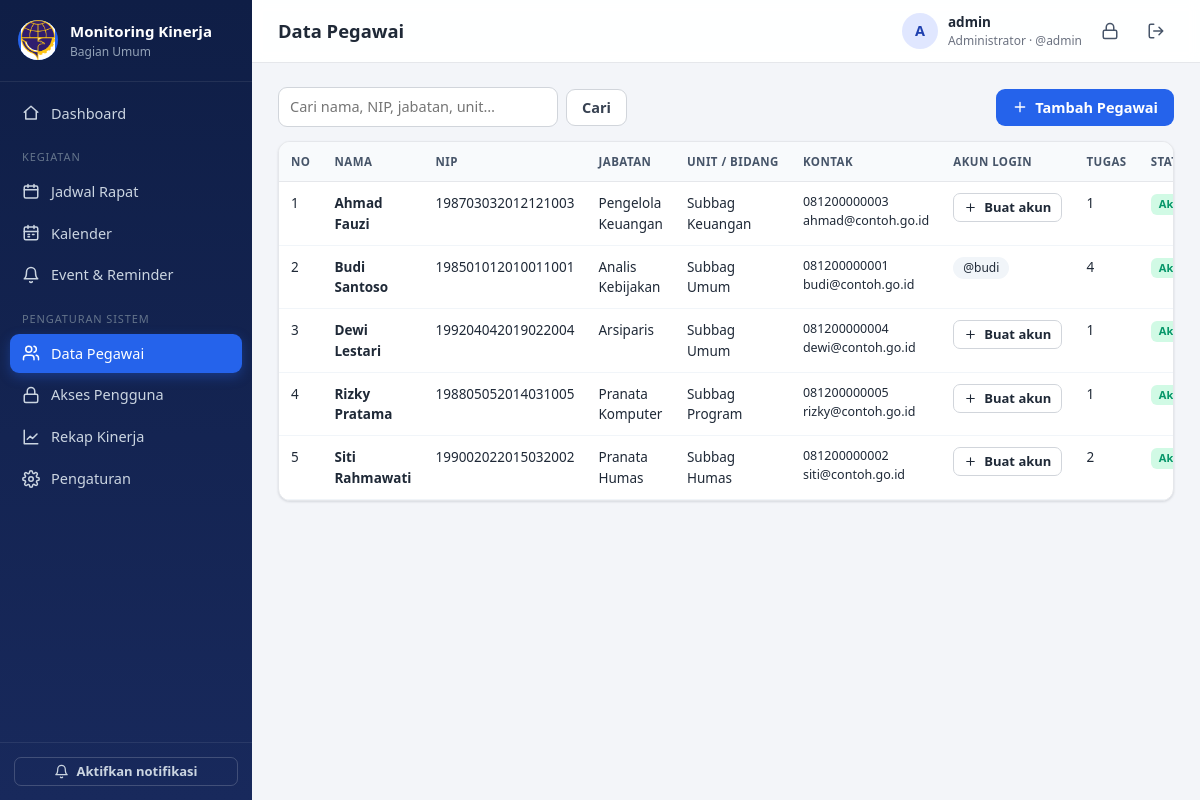
Before: /pegawai (signed in) with the older database file.
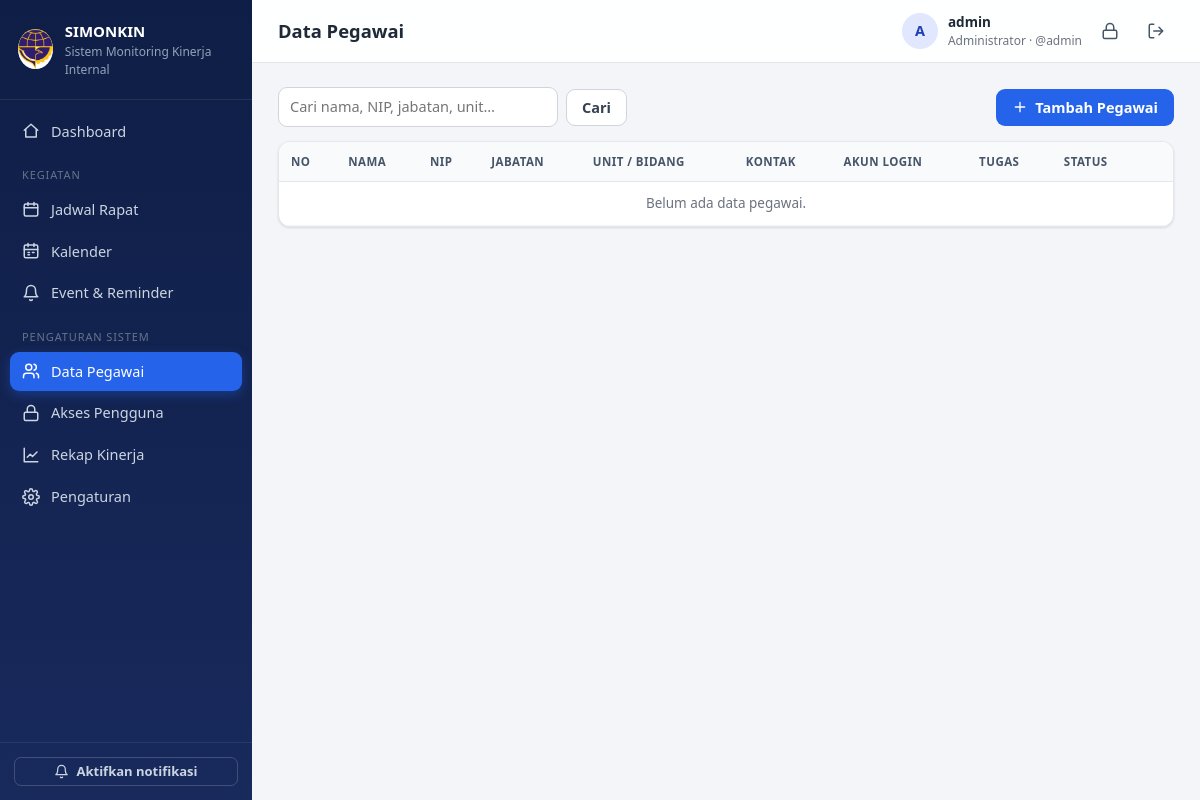
After: the same page with the newer database file.
### tables this page shows
CREATE TABLE settings (key TEXT PRIMARY KEY, value TEXT);

CREATE TABLE pegawai (
    id INTEGER PRIMARY KEY AUTOINCREMENT,
    nip TEXT, nama TEXT NOT NULL, jabatan TEXT, unit TEXT,
    no_hp TEXT, email TEXT,
    aktif INTEGER NOT NULL DEFAULT 1,
    created_at TEXT
);

CREATE TABLE users (
    id INTEGER PRIMARY KEY AUTOINCREMENT,
    username TEXT UNIQUE NOT NULL,
    password_hash TEXT NOT NULL,
    role TEXT NOT NULL CHECK (role IN ('admin','user')),
    pegawai_id INTEGER REFERENCES pegawai(id) ON DELETE SET NULL,
    aktif INTEGER NOT NULL DEFAULT 1,
    last_login TEXT, created_at TEXT
);

### app.py (the view)
@app.route("/pegawai")
@admin_required
def pegawai_list():
    q = request.args.get("q", "").strip()
    where, args = "1=1", []
    if q:
        where = "(p.nama LIKE ? OR p.nip LIKE ? OR p.jabatan LIKE ? OR p.unit LIKE ?)"
        args = [f"%{q}%"] * 4
    rows = query(f"""SELECT p.*, u.username, u.id AS user_id,
                     (SELECT COUNT(*) FROM disposisi d WHERE d.pegawai_id=p.id) AS jml_tugas
                     FROM pegawai p LEFT JOIN users u ON u.pegawai_id=p.id
                     WHERE {where} ORDER BY p.aktif DESC, p.nama""", args)
    return render_template("pegawai_list.html", rows=rows, q=q)

### app.py (called while the page is built)
def get_db():
    if "db" not in g:
        g.db = sqlite3.connect(DB_PATH)
        g.db.row_factory = sqlite3.Row
        g.db.execute("PRAGMA foreign_keys = ON")
    return g.db

def query(sql, args=(), one=False):
    cur = get_db().execute(sql, args)
    rows = cur.fetchall()
    cur.close()
    return (rows[0] if rows else None) if one else rows

def now_str():
    return datetime.now().strftime(FMT)

def csrf_token():
    if "_csrf" not in session:
        session["_csrf"] = secrets.token_hex(16)
    return session["_csrf"]

def is_admin():
    return bool(g.user and g.user["role"] == "admin")

def admin_required(f):
    @wraps(f)
    def wrapper(*a, **kw):
        if not g.user:
            return redirect(url_for("login", next=request.full_path))
        if g.user["role"] != "admin":
            abort(403)
        return f(*a, **kw)
    return wrapper

def icon(name, size=18):
    return Markup(
        f'<svg class="ic" width="{size}" height="{size}" viewBox="0 0 24 24" fill="none" stroke="currentColor" '
        f'stroke-width="2" stroke-linecap="round" stroke-linejoin="round" aria-hidden="true">{ICONS.get(name, "")}</svg>')

### monitoring-kinerja/templates/pegawai_list.html (shortened to what this page needs)
{% extends 'base.html' %}
{% from '_macros.html' import delete_btn %}
{% block heading %}Data Pegawai{% endblock %}
{% block content %}
<div class="toolbar">
  <form class="filters" method="get">
    <input type="search" name="q" value="{{ q }}" placeholder="Cari nama, NIP, jabatan, unit…">
    <button class="btn btn-light">Cari</button>
  </form>
  <a href="{{ url_for('pegawai_baru') }}" class="btn btn-primary">{{ icon('plus',16) }} Tambah Pegawai</a>
</div>
<div class="card p0"><div class="table-wrap">
<table class="table">
  <thead><tr><th>No</th><th>Nama</th><th>NIP</th><th>Jabatan</th><th>Unit / Bidang</th><th>Kontak</th><th>Akun Login</th><th>Tugas</th><th>Status</th><th></th></tr></thead>
  <tbody>
  {% for p in rows %}
  <tr class="{{ 'row-past' if not p.aktif }}">
    <td>{{ loop.index }}</td>
    <td class="strong">{{ p.nama }}</td>
    <td class="nowrap">{{ p.nip or '-' }}</td>
    <td>{{ p.jabatan or '-' }}</td>
    <td>{{ p.unit or '-' }}</td>
    <td class="small">{{ p.no_hp or '' }}{% if p.email %}<br>{{ p.email }}{% endif %}</td>
    <td>{% if p.username %}<a href="{{ url_for('pengguna_edit', uid=p.user_id) }}" class="chip">@{{ p.username }}</a>
        {% else %}<a href="{{ url_for('pengguna_baru', pegawai_id=p.id) }}" class="btn btn-sm btn-light">{{ icon('plus',13) }} Buat akun</a>{% endif %}</td>
    <td>{{ p.jml_tugas }}</td>
    <td>{% if p.aktif %}<span class="badge b-green">Aktif</span>{% else %}<span class="badge b-gray">Nonaktif</span>{% endif %}</td>
  </tr>
  {% else %}<tr><td colspan="10" class="empty">Belum ada data pegawai.</td></tr>{% endfor %}
  </tbody>
</table></div></div>
{% endblock %}

### monitoring-kinerja/templates/base.html (shortened to what this page needs)
<!doctype html>
<html lang="id">
  <head>
    <link
      rel="stylesheet"
      href="{{ url_for('static', filename='style.css') }}"
    />
  </head>
  <body>
    {% set ep = request.endpoint or '' %}
    <div class="layout">
      <aside class="sidebar" id="sidebar">
        <div class="brand">
          <div class="logo">
            <img
              src="{{ url_for('static', filename='img/logo.png') }}"
              alt="Logo"
              style="width: 100%; height: 100%; object-fit: contain"
            />
          </div>
          <div>
            <div class="brand-title">{{ settings.nama_aplikasi }}</div>
            <div class="brand-sub">{{ settings.nama_instansi }}</div>
          </div>
        </div>
        <nav class="nav">
          <a
            href="{{ url_for('dashboard') }}"
            class="{{ 'active' if ep=='dashboard' }}"
            >{{ icon('home') }} Dashboard</a
          >
          {% if is_admin %}
          <div class="nav-label">Kegiatan</div>
          <a
            href="{{ url_for('rapat_list') }}"
            class="{{ 'active' if ep.startswith('rapat') }}"
            >{{ icon('rapat') }} Jadwal Rapat</a
          >
          {% endif %}
          <a
            href="{{ url_for('kalender') }}"
            class="{{ 'active' if ep=='kalender' }}"
            >{{ icon('kalender') }} Kalender</a
          >
          <a
            href="{{ url_for('event_list') }}"
            class="{{ 'active' if ep.startswith('event') }}"
            >{{ icon('bell') }} {{ 'Event & Reminder' if is_admin else
            'Pengingat & Event' }}</a
          >
          {% if is_admin %}
          <div class="nav-label">Pengaturan Sistem</div>
          <a
            href="{{ url_for('pegawai_list') }}"
            class="{{ 'active' if ep.startswith('pegawai') }}"
            >{{ icon('pegawai') }} Data Pegawai</a
          >
          <a
            href="{{ url_for('pengguna_list') }}"
            class="{{ 'active' if ep.startswith('pengguna') }}"
            >{{ icon('kunci') }} Akses Pengguna</a
          >
          <a
            href="{{ url_for('rekap') }}"
            class="{{ 'active' if ep.startswith('rekap') }}"
            >{{ icon('chart') }} Rekap Kinerja</a
          >
          <a
            href="{{ url_for('pengaturan') }}"
            class="{{ 'active' if ep=='pengaturan' }}"
            >{{ icon('gear') }} Pengaturan</a
          >
          {% endif %}
        </nav>
        <div class="sidebar-foot">
          <button
            type="button"
            class="btn btn-sm btn-outline-light w100"
            id="btnNotif"
          >
            {{ icon('bell',15) }} Aktifkan notifikasi
          </button>
        </div>
      </aside>
      <main class="main">
        <header class="topbar">
          <h1 class="page-title">{% block heading %}{% endblock %}</h1>
          <div class="user-box">
            <div class="avatar">
              {{ (current_user.pegawai_nama or current_user.username)[:1]|upper
              }}
            </div>
            <div class="user-meta">
              <div class="user-name">
                {{ current_user.pegawai_nama or current_user.username }}
              </div>
              <div class="user-role">
                {{ 'Administrator' if is_admin else 'Pengguna' }} · @{{
                current_user.username }}
              </div>
            </div>
            <a
              class="icon-btn"
              href="{{ url_for('ganti_password') }}"
              title="Ganti password"
              >{{ icon('kunci') }}</a
            >
            <form method="post" action="{{ url_for('logout') }}" class="inline">
              <button class="icon-btn" title="Keluar">
                {{ icon('logout') }}
              </button>
            </form>
          </div>
        </header>
        <div class="content">
           {% block content %}{% endblock %}
        </div>
      </main>
    </div>
  </body>
</html>

Changed rows visible on the page:
removed pegawai: nama "Ahmad Fauzi", nip "198703032012121003", jabatan "Pengelola Keuangan", unit "Subbag Keuangan", no_hp "081200000003", email "ahmad@contoh.go.id", jml_tugas "1", shows "Aktif"
removed users: nama "Budi Santoso", nip "198501012010011001", jabatan "Analis Kebijakan", unit "Subbag Umum", no_hp "081200000001", email "budi@contoh.go.id", username "budi", jml_tugas "4"
removed pegawai: nama "Dewi Lestari", nip "199204042019022004", jabatan "Arsiparis", unit "Subbag Umum", no_hp "081200000004", email "dewi@contoh.go.id", jml_tugas "1", shows "Aktif"
removed pegawai: nama "Rizky Pratama", nip "198805052014031005", jabatan "Pranata Komputer", unit "Subbag Program", no_hp "081200000005", email "rizky@contoh.go.id", jml_tugas "1", shows "Aktif"
removed pegawai: nama "Siti Rahmawati", nip "199002022015032002", jabatan "Pranata Humas", unit "Subbag Humas", no_hp "081200000002", email "siti@contoh.go.id", jml_tugas "2", aktif "Aktif"
changed settings: nama_aplikasi "Monitoring Kinerja" → "SIMONKIN"
changed settings: nama_instansi "Bagian Umum" → "Sistem Monitoring Kinerja Internal"
Other visible differences:
text now shown: "Belum ada data pegawai."
